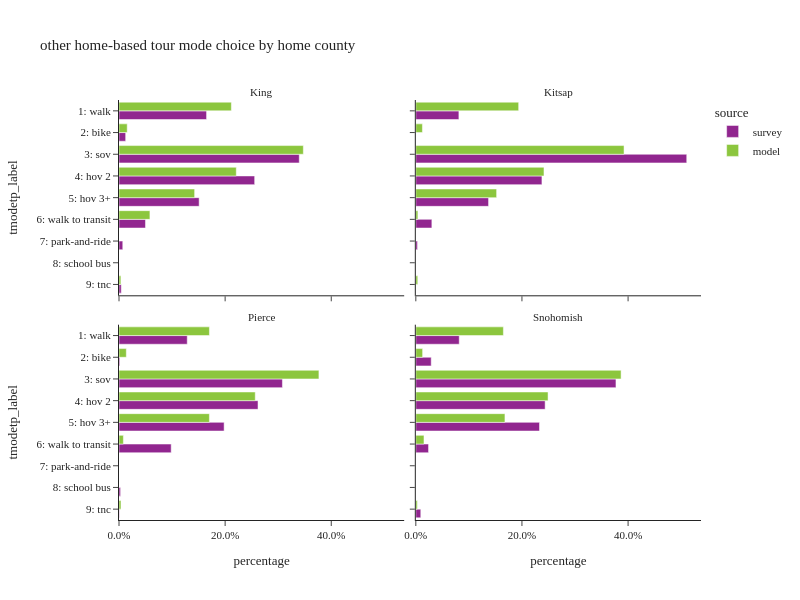

Write notebook code for a chart like this one.
### Code cell
incl_county = ["King", "Kitsap", "Pierce", "Snohomish"]

plot_mode_choice(hb_tour.filter(pl.col("CountyName").is_in(incl_county)),"CountyName",
                 {"CountyName":["King", "Kitsap", "Pierce", "Snohomish"],
                  "tmodetp_label":list(mode_cat.values())},
                 "home county",
                 2,600)

### Figure 1 — Plotly figure (JSON) as saved in the notebook; plotly's stock layout.template omitted (floating-point values rounded to 4 significant figures)
{"data": [{"alignmentgroup": "True", "customdata": [[13], [835], [97], [915], [559], [350], [182], [11], [3], [19]], "hovertemplate": "source=survey<br>CountyName=King<br>percentage=%{x}<br>tmodetp_label=%{y}<br>sample count=%{customdata[0]}<extra></extra>", "legendgroup": "survey", "marker": {"color": "#91268F", "pattern": {"shape": ""}}, "name": "survey", "offsetgroup": "survey", "orientation": "h", "showlegend": true, "textposition": "auto", "type": "bar", "x": [0.01468, 0.165, 0.01256, 0.3397, 0.2557, 0.151, 0.0499, 0.00711, 0.0001353, 0.004252], "xaxis": "x3", "y": [null, "1: walk", "2: bike", "3: sov", "4: hov 2", "5: hov 3+", "6: walk to transit", "7: park-and-ride", "8: school bus", "9: tnc"], "yaxis": "y3"}, {"alignmentgroup": "True", "customdata": [[53], [323443], [23628], [530631], [337628], [217716], [89019], [5408]], "hovertemplate": "source=model<br>CountyName=King<br>percentage=%{x}<br>tmodetp_label=%{y}<br>sample count=%{customdata[0]}<extra></extra>", "legendgroup": "model", "marker": {"color": "#8CC63E", "pattern": {"shape": ""}}, "name": "model", "offsetgroup": "model", "orientation": "h", "showlegend": true, "textposition": "auto", "type": "bar", "x": [3.47e-05, 0.2117, 0.01547, 0.3474, 0.221, 0.1425, 0.05828, 0.00354], "xaxis": "x3", "y": [null, "1: walk", "2: bike", "3: sov", "4: hov 2", "5: hov 3+", "6: walk to transit", "9: tnc"], "yaxis": "y3"}, {"alignmentgroup": "True", "customdata": [[2], [10], [95], [50], [39], [2], [5]], "hovertemplate": "source=survey<br>CountyName=Kitsap<br>percentage=%{x}<br>tmodetp_label=%{y}<br>sample count=%{customdata[0]}<extra></extra>", "legendgroup": "survey", "marker": {"color": "#91268F", "pattern": {"shape": ""}}, "name": "survey", "offsetgroup": "survey", "orientation": "h", "showlegend": false, "textposition": "auto", "type": "bar", "x": [0.0001606, 0.08117, 0.5105, 0.2377, 0.1371, 0.03023, 0.003184], "xaxis": "x4", "y": [null, "1: walk", "3: sov", "4: hov 2", "5: hov 3+", "6: walk to transit", "7: park-and-ride"], "yaxis": "y4"}, {"alignmentgroup": "True", "customdata": [[8], [37463], [2404], [75850], [46686], [29433], [755], [707]], "hovertemplate": "source=model<br>CountyName=Kitsap<br>percentage=%{x}<br>tmodetp_label=%{y}<br>sample count=%{customdata[0]}<extra></extra>", "legendgroup": "model", "marker": {"color": "#8CC63E", "pattern": {"shape": ""}}, "name": "model", "offsetgroup": "model", "orientation": "h", "showlegend": false, "textposition": "auto", "type": "bar", "x": [4.139e-05, 0.1938, 0.01244, 0.3924, 0.2415, 0.1523, 0.003906, 0.003657], "xaxis": "x4", "y": [null, "1: walk", "2: bike", "3: sov", "4: hov 2", "5: hov 3+", "6: walk to transit", "9: tnc"], "yaxis": "y4"}, {"alignmentgroup": "True", "customdata": [[78], [5], [197], [138], [80], [19], [2], [2]], "hovertemplate": "source=survey<br>CountyName=Pierce<br>percentage=%{x}<br>tmodetp_label=%{y}<br>sample count=%{customdata[0]}<extra></extra>", "legendgroup": "survey", "marker": {"color": "#91268F", "pattern": {"shape": ""}}, "name": "survey", "offsetgroup": "survey", "orientation": "h", "showlegend": false, "textposition": "auto", "type": "bar", "x": [0.1286, 0.001513, 0.3079, 0.262, 0.1981, 0.09834, 0.002955, 0.0005943], "xaxis": "x", "y": ["1: walk", "2: bike", "3: sov", "4: hov 2", "5: hov 3+", "6: walk to transit", "8: school bus", "9: tnc"], "yaxis": "y"}, {"alignmentgroup": "True", "customdata": [[13], [101713], [8230], [224919], [153290], [101694], [4916], [2217]], "hovertemplate": "source=model<br>CountyName=Pierce<br>percentage=%{x}<br>tmodetp_label=%{y}<br>sample count=%{customdata[0]}<extra></extra>", "legendgroup": "model", "marker": {"color": "#8CC63E", "pattern": {"shape": ""}}, "name": "model", "offsetgroup": "model", "orientation": "h", "showlegend": false, "textposition": "auto", "type": "bar", "x": [2.178e-05, 0.1704, 0.01379, 0.3768, 0.2568, 0.1703, 0.008235, 0.003714], "xaxis": "x", "y": [null, "1: walk", "2: bike", "3: sov", "4: hov 2", "5: hov 3+", "6: walk to transit", "9: tnc"], "yaxis": "y"}, {"alignmentgroup": "True", "customdata": [[4], [41], [6], [189], [125], [86], [3], [3]], "hovertemplate": "source=survey<br>CountyName=Snohomish<br>percentage=%{x}<br>tmodetp_label=%{y}<br>sample count=%{customdata[0]}<extra></extra>", "legendgroup": "survey", "marker": {"color": "#91268F", "pattern": {"shape": ""}}, "name": "survey", "offsetgroup": "survey", "orientation": "h", "showlegend": false, "textposition": "auto", "type": "bar", "x": [0.001984, 0.0818, 0.02901, 0.3772, 0.2437, 0.2331, 0.02396, 0.009349], "xaxis": "x2", "y": [null, "1: walk", "2: bike", "3: sov", "4: hov 2", "5: hov 3+", "6: walk to transit", "9: tnc"], "yaxis": "y2"}, {"alignmentgroup": "True", "customdata": [[10], [90994], [7053], [213301], [137402], [92607], [8483], [1558]], "hovertemplate": "source=model<br>CountyName=Snohomish<br>percentage=%{x}<br>tmodetp_label=%{y}<br>sample count=%{customdata[0]}<extra></extra>", "legendgroup": "model", "marker": {"color": "#8CC63E", "pattern": {"shape": ""}}, "name": "model", "offsetgroup": "model", "orientation": "h", "showlegend": false, "textposition": "auto", "type": "bar", "x": [1.814e-05, 0.165, 0.01279, 0.3868, 0.2492, 0.1679, 0.01538, 0.002825], "xaxis": "x2", "y": [null, "1: walk", "2: bike", "3: sov", "4: hov 2", "5: hov 3+", "6: walk to transit", "9: tnc"], "yaxis": "y2"}], "layout": {"annotations": [{"font": {}, "showarrow": false, "text": "Pierce", "x": 0.245, "xanchor": "center", "xref": "paper", "y": 0.465, "yanchor": "bottom", "yref": "paper"}, {"font": {}, "showarrow": false, "text": "Snohomish", "x": 0.755, "xanchor": "center", "xref": "paper", "y": 0.465, "yanchor": "bottom", "yref": "paper"}, {"font": {}, "showarrow": false, "text": "King", "x": 0.245, "xanchor": "center", "xref": "paper", "y": 1.0, "yanchor": "bottom", "yref": "paper"}, {"font": {}, "showarrow": false, "text": "Kitsap", "x": 0.755, "xanchor": "center", "xref": "paper", "y": 1.0, "yanchor": "bottom", "yref": "paper"}], "barmode": "group", "height": 600, "legend": {"title": {"text": "source"}, "tracegroupgap": 0}, "title": {"text": "other home-based tour mode choice by home county"}, "width": 800, "xaxis": {"anchor": "y", "domain": [0.0, 0.49], "tickformat": ".1%", "title": {"text": "percentage"}}, "xaxis2": {"anchor": "y2", "domain": [0.51, 1.0], "matches": "x", "tickformat": ".1%", "title": {"text": "percentage"}}, "xaxis3": {"anchor": "y3", "domain": [0.0, 0.49], "matches": "x", "showticklabels": false, "tickformat": ".1%"}, "xaxis4": {"anchor": "y4", "domain": [0.51, 1.0], "matches": "x", "showticklabels": false, "tickformat": ".1%"}, "yaxis": {"anchor": "x", "categoryarray": ["9: tnc", "8: school bus", "7: park-and-ride", "6: walk to transit", "5: hov 3+", "4: hov 2", "3: sov", "2: bike", "1: walk"], "categoryorder": "array", "domain": [0.0, 0.465], "title": {"text": "tmodetp_label"}}, "yaxis2": {"anchor": "x2", "domain": [0.0, 0.465], "matches": "y", "showticklabels": false}, "yaxis3": {"anchor": "x3", "categoryarray": ["9: tnc", "8: school bus", "7: park-and-ride", "6: walk to transit", "5: hov 3+", "4: hov 2", "3: sov", "2: bike", "1: walk"], "categoryorder": "array", "domain": [0.535, 1.0], "matches": "y", "title": {"text": "tmodetp_label"}}, "yaxis4": {"anchor": "x4", "domain": [0.535, 1.0], "matches": "y", "showticklabels": false}}}
